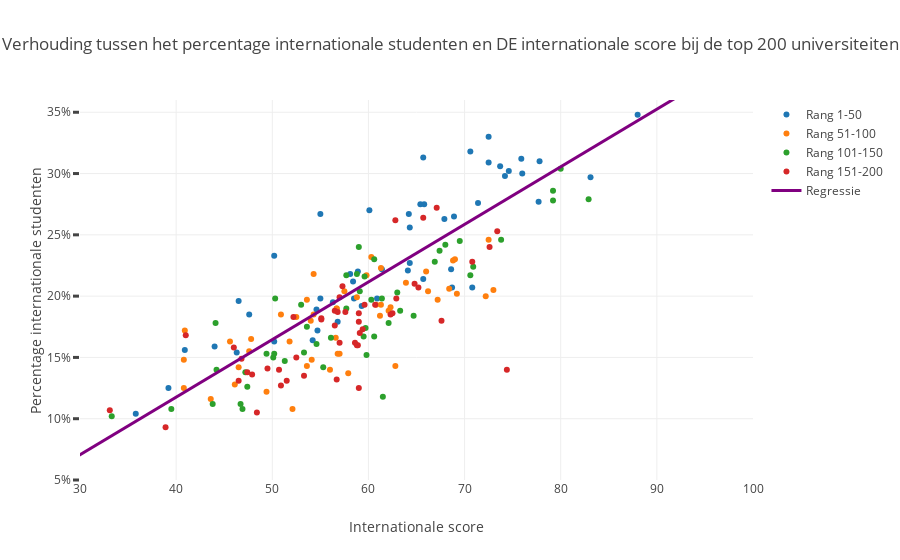

The notebook cell saved with this chart:
### Code cell
scatter_intscore_intstudent()
